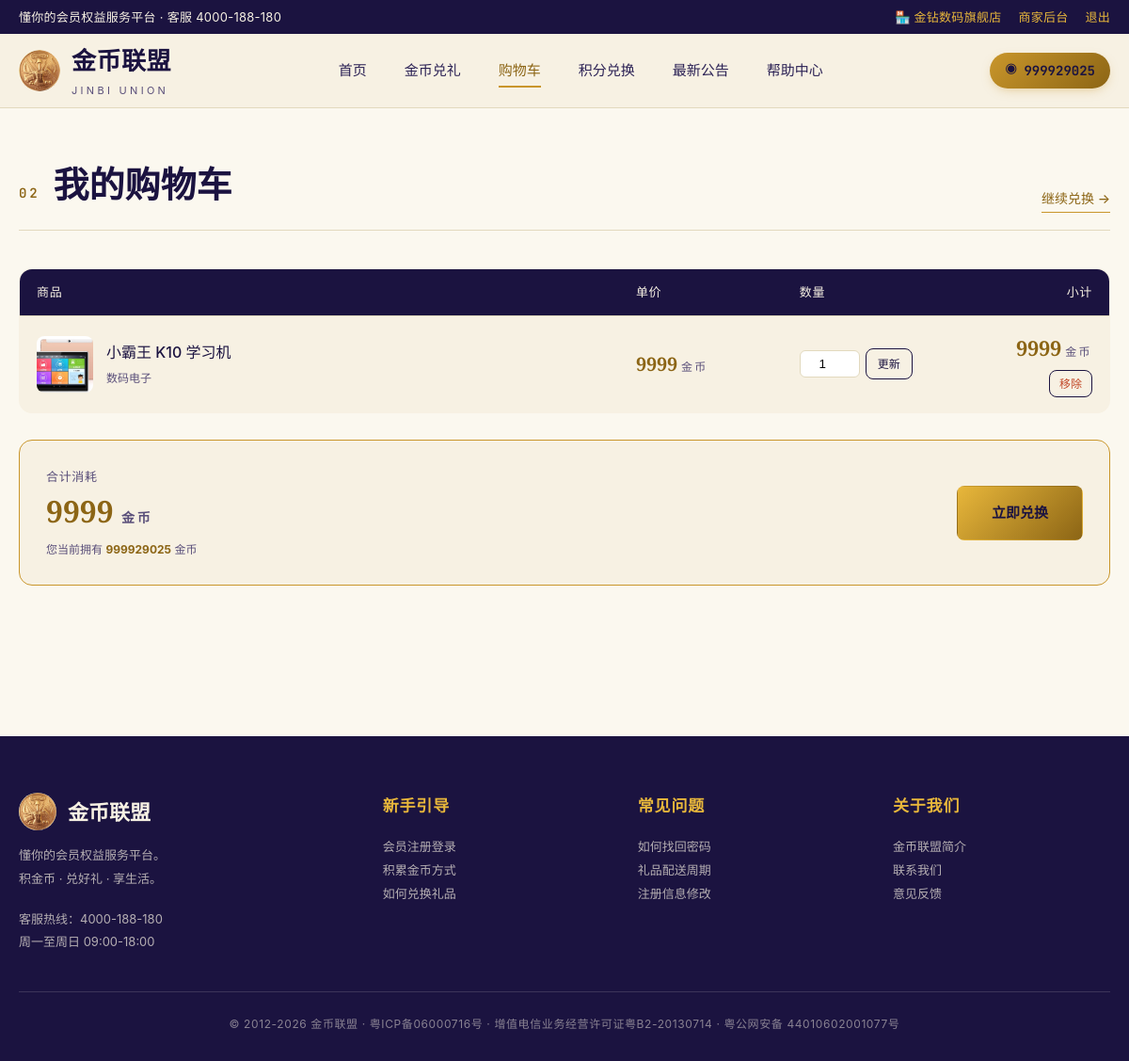
The app's page /cart (signed in) with its own data.
### tables this page shows
CREATE TABLE merchants (
            id INTEGER PRIMARY KEY AUTOINCREMENT,
            phone TEXT UNIQUE NOT NULL,
            password_hash TEXT NOT NULL,
            password_salt TEXT NOT NULL,
            shop_name TEXT UNIQUE NOT NULL,
            contact_name TEXT,
            category TEXT,
            address TEXT,
            description TEXT,
            status TEXT DEFAULT 'active',
            created_at TEXT DEFAULT CURRENT_TIMESTAMP
        );

CREATE TABLE users (
            id INTEGER PRIMARY KEY AUTOINCREMENT,
            phone TEXT UNIQUE NOT NULL,
            password_hash TEXT NOT NULL,
            password_salt TEXT NOT NULL,
            nickname TEXT,
            gender TEXT,
            email TEXT,
            province TEXT,
            city TEXT,
            district TEXT,
            birthday TEXT,
            real_name TEXT,
            coins INTEGER DEFAULT 1000,
            created_at TEXT DEFAULT CURRENT_TIMESTAMP
        );

CREATE TABLE products (
            id INTEGER PRIMARY KEY AUTOINCREMENT,
            name TEXT NOT NULL,
            category TEXT NOT NULL,
            price_coins INTEGER NOT NULL,
            stock INTEGER DEFAULT 100,
            cover TEXT NOT NULL,
            description TEXT,
            tag TEXT,
            sales INTEGER DEFAULT 0,
            created_at TEXT DEFAULT CURRENT_TIMESTAMP
        );

### app.py (the view)
@app.route('/cart')
@login_required
def cart():
    uid = session['user_id']
    cart_items = lite_query('''
        SELECT c.id AS cid, c.qty, c.product_id
        FROM cart_items c
        WHERE c.user_id = ?
        ORDER BY c.id DESC
    ''', (uid,))
    enriched = []
    total = 0
    if cart_items:
        ids = [c['product_id'] for c in cart_items]
        placeholders = ','.join('?' * len(ids))
        products = ss_query(
            f'SELECT * FROM live.products WHERE id IN ({placeholders})',
            tuple(ids)
        )
        prod_map = {p['id']: p for p in products}
        for c in cart_items:
            p = prod_map.get(c['product_id'])
            if not p:
                continue
            d = dict(c)
            d.update(p)
            enriched.append(d)
            total += p['price_coins'] * c['qty']
    return render_template('cart.html', items=enriched, total=total)

### app.py (called while the page is built)
@app.context_processor
def inject_user():
    user = None
    uid = session.get('user_id')
    if uid:
        user = ss_query('SELECT * FROM live.users WHERE id = ?', (uid,), one=True)
    return {'current_user': user}

def login_required(view):
    @wraps(view)
    def wrapped(*args, **kwargs):
        if not session.get('user_id'):
            flash('请先登录', 'error')
            return redirect(url_for('login', next=request.path))
        return view(*args, **kwargs)
    return wrapped

def current_merchant():
    mid = session.get('merchant_id')
    if not mid:
        return None
    return ss_query('SELECT * FROM live.merchants WHERE id = ?', (mid,), one=True)

### db.py (called while the page is built, shortened)
def get_local_db():
    if not hasattr(_local_local, 'db') or _local_local.db is None:
        conn = sqlite3.connect(SQLITE_PATH, check_same_thread=False)
        conn.row_factory = sqlite3.Row
        conn.execute('PRAGMA foreign_keys = ON;')
        _ensure_local_schema(conn)
        _local_local.db = conn
    return _local_local.db

def lite_query(sql, params=(), one=False):
    cur = get_local_db().execute(sql, params)
    rows = cur.fetchall()
    cur.close()
    return (rows[0] if rows else None) if one else rows

def _row_dicts(cols, rows):
    class _Row(dict):
        def __getitem__(self, key):
            if isinstance(key, int):
                return list(self.values())[key]
            return dict.__getitem__(self, key)
        def __getattr__(self, key):
            try:
                return self[key]
            except KeyError as exc:
                raise AttributeError(key) from exc
    return [_Row(dict(zip(cols, row))) for row in rows]

def _check_ss_available():
    global _ss_checked, _ss_available
    if _ss_checked:
        return _ss_available

def _sqlite_query(sql, params=(), one=False):
    cur = get_local_db().execute(_sqlite_sql(sql), params)
    cols = [c[0] for c in cur.description]
    rows = cur.fetchall()
    cur.close()
    out = _row_dicts(cols, rows)
    return (out[0] if out else None) if one else out

def ss_query(sql, params=(), one=False):
    if not _check_ss_available():
        return _sqlite_query(sql, params, one)

### templates/cart.html (shortened to what this page needs)
{% extends 'base.html' %}
{% block content %}
<section class="section" style="padding-top:50px">
  <div class="container">
    <div class="section-head">
      <h2 class="section-title">
        <span class="num">02</span>
        我的购物车
      </h2>
      <a href="{{ url_for('gift_list') }}" class="section-link">继续兑换 →</a>
    </div>
    {% if items %}
    <table class="cart-table">
      <thead>
        <tr>
          <th style="width:55%">商品</th>
          <th style="width:15%">单价</th>
          <th style="width:15%">数量</th>
          <th style="width:15%;text-align:right">小计</th>
        </tr>
      </thead>
      <tbody>
        {% for it in items %}
        <tr>
          <td>
            <div style="display:flex;align-items:center;gap:14px">
              <img src="{{ url_for('static', filename='img/products/' + it.cover) }}" alt="">
              <div>
                <a href="{{ url_for('gift_detail', pid=it.id) }}" class="name">{{ it.name }}</a>
                <div style="font-size:12px;color:var(--ink-muted);margin-top:4px">{{ it.category }}</div>
              </div>
            </div>
          </td>
          <td><span class="coin-amount" style="font-size:20px">{{ it.price_coins }}<small>金币</small></span></td>
          <td>
            <form method="post" action="{{ url_for('cart_update', cid=it.cid) }}" style="display:flex;gap:6px;align-items:center">
              <input name="qty" type="number" min="1" value="{{ it.qty }}" style="width:64px;padding:6px;border:1px solid var(--line);border-radius:6px;text-align:center">
              <button type="submit" class="btn btn-ghost" style="padding:6px 12px;font-size:12px">更新</button>
            </form>
          </td>
          <td style="text-align:right">
            <div style="display:flex;flex-direction:column;align-items:flex-end;gap:6px">
              <span class="coin-amount" style="font-size:22px">{{ it.price_coins * it.qty }}<small>金币</small></span>
              <form method="post" action="{{ url_for('cart_remove', cid=it.cid) }}">
                <button type="submit" class="btn btn-ghost" style="padding:4px 10px;font-size:12px;color:var(--ember)">移除</button>
              </form>
            </div>
          </td>
        </tr>
        {% endfor %}
      </tbody>
    </table>
    <div class="cart-summary">
      <div>
        <div style="font-size:13px;color:var(--ink-muted);letter-spacing:.05em">合计消耗</div>
        <div class="total">{{ total }} <small style="font-size:14px;font-family:var(--font-body);color:var(--ink-muted);letter-spacing:.2em">金币</small></div>
        <div style="font-size:12px;color:var(--ink-muted);margin-top:6px">您当前拥有 <strong style="color:var(--gold-deep)">{{ current_user.coins }}</strong> 金币</div>
      </div>
      <form method="post" action="{{ url_for('cart_checkout') }}" data-auto-submit>
        <button type="submit" class="btn btn-gold" style="padding:16px 36px;font-size:15px">立即兑换</button>
      </form>
    </div>
    {% endif %}
  </div>
</section>
{% endblock %}

### templates/base.html (shortened to what this page needs)
<!doctype html>
<html lang="zh-CN">
<head>
<link rel="stylesheet" href="{{ url_for('static', filename='css/style.css') }}">
</head>
<body>
<div class="topbar">
  <div class="container topbar-inner">
    <div>懂你的会员权益服务平台 · 客服 4000-188-180</div>
    <div class="topbar-right">
      {% if current_merchant %}
        <span style="color:var(--gold-bright)">🏪 {{ current_merchant.shop_name }}</span>
        <a href="{{ url_for('merchant_panel') }}">商家后台</a>
        <a href="{{ url_for('merchant_logout') }}">退出</a>
      {% elif current_user %}
        <span>你好，{{ current_user.nickname or current_user.phone }}</span>
        <a href="{{ url_for('coin_redeem') }}">积分兑换</a>
        <a href="{{ url_for('user_center') }}">个人中心</a>
        <a href="{{ url_for('logout') }}">退出</a>
      {% else %}
        <a href="{{ url_for('login') }}">登录</a>
        <a href="{{ url_for('register') }}">会员注册</a>
        <a href="{{ url_for('merchant_register') }}" style="color:var(--gold-bright)">商家入驻</a>
      {% endif %}
    </div>
  </div>
</div>
<nav class="nav">
  <div class="container nav-inner">
    <a href="{{ url_for('index') }}" class="brand">
      <img src="{{ url_for('static', filename='img/logo.jpg') }}" alt="">
      <span class="brand-text">
        金币联盟
        <span class="brand-sub">JINBI UNION</span>
      </span>
    </a>
    <div class="nav-links">
      <a href="{{ url_for('index') }}" class="nav-link {% if request.endpoint == 'index' %}active{% endif %}">首页</a>
      <a href="{{ url_for('gift_list') }}" class="nav-link {% if request.endpoint == 'gift_list' %}active{% endif %}">金币兑礼</a>
      {% if current_user %}
      <a href="{{ url_for('cart') }}" class="nav-link {% if request.endpoint == 'cart' %}active{% endif %}">购物车</a>
      <a href="{{ url_for('coin_redeem') }}" class="nav-link {% if request.endpoint == 'coin_redeem' %}active{% endif %}">积分兑换</a>
      {% endif %}
      <a href="{{ url_for('announcements') }}" class="nav-link {% if request.endpoint in ['announcements','announcement_detail'] %}active{% endif %}">最新公告</a>
      <a href="{{ url_for('help') }}" class="nav-link {% if request.endpoint == 'help' %}active{% endif %}">帮助中心</a>
    </div>
    <div class="nav-cta">
      {% if current_user %}
        <span class="coin-pill">{{ current_user.coins|default(0) }}</span>
      {% elif current_merchant %}
        <a href="{{ url_for('merchant_panel') }}" class="btn btn-gold">商家后台</a>
      {% else %}
        <a href="{{ url_for('login') }}" class="btn btn-ghost">登录</a>
        <a href="{{ url_for('register') }}" class="btn btn-primary">注册</a>
      {% endif %}
    </div>
  </div>
</nav>
{% block content %}{% endblock %}
<footer class="footer">
  <div class="container">
    <div class="footer-grid">
      <div>
        <div class="footer-brand">
          <img src="{{ url_for('static', filename='img/logo.jpg') }}" alt="">
          金币联盟
        </div>
        <p>懂你的会员权益服务平台。<br>积金币 · 兑好礼 · 享生活。</p>
        <p style="margin-top:18px;">客服热线：4000-188-180<br>周一至周日 09:00-18:00</p>
      </div>
      <div>
        <h4>新手引导</h4>
        <p><a href="{{ url_for('help') }}">会员注册登录</a></p>
        <p><a href="{{ url_for('help') }}">积累金币方式</a></p>
        <p><a href="{{ url_for('help') }}">如何兑换礼品</a></p>
      </div>
      <div>
        <h4>常见问题</h4>
        <p><a href="{{ url_for('help') }}">如何找回密码</a></p>
        <p><a href="{{ url_for('help') }}">礼品配送周期</a></p>
        <p><a href="{{ url_for('help') }}">注册信息修改</a></p>
      </div>
      <div>
        <h4>关于我们</h4>
        <p><a href="{{ url_for('help') }}">金币联盟简介</a></p>
        <p><a href="{{ url_for('help') }}">联系我们</a></p>
        <p><a href="{{ url_for('help') }}">意见反馈</a></p>
      </div>
    </div>
    <div class="footer-bottom">
      © 2012-2026 金币联盟 · 粤ICP备06000716号 · 增值电信业务经营许可证粤B2-20130714 · 粤公网安备 44010602001077号
    </div>
  </div>
</footer>
</body>
</html>

### records on screen
merchants: shop_name "金钻数码旗舰店"
users: coins "999929025"
products: cover (picture), name "小霸王 K10 学习机", category "数码电子", price_coins "9999", qty "1", it.price_coins*it.qty "9999"

### other values on screen
{{ total }} "9999"
